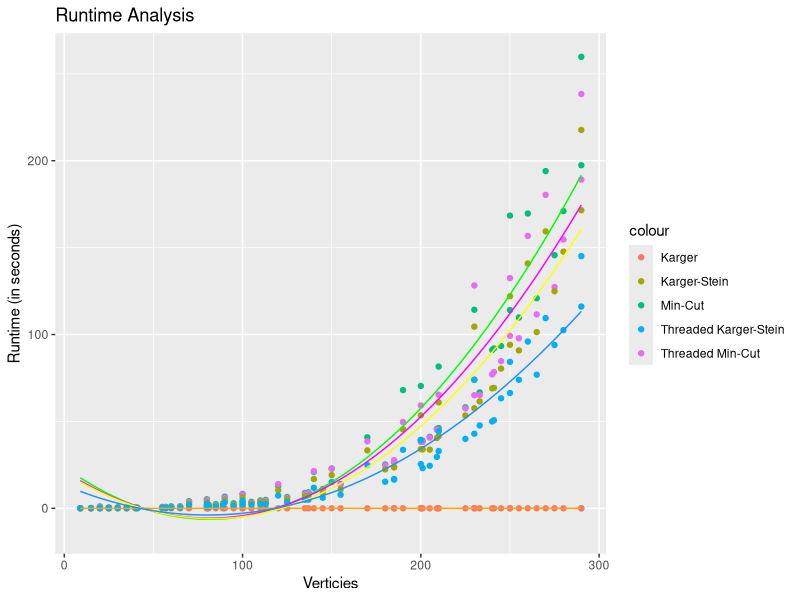

This figure's R source:
library(ggplot2)

v <- c(20, 70, 80, 90, 100, 120, 140, 150, 170, 190, 200, 210, 230, 250, 260, 270, 290, 15, 25, 35, 55, 65, 85, 95, 125, 135, 155, 185, 205, 225, 245, 255, 265, 275, 20, 30, 40, 60, 80, 100, 110, 180, 200, 210, 230, 240, 250, 280, 290, 9, 25, 41, 57, 81, 89, 105, 113, 137, 145, 185, 201, 209, 233, 241)
karger <- c(0.015, 0.017, 0.012, 0.015, 0.016, 0.02, 0.02, 0.02, 0.022, 0.024, 0.029, 0.03, 0.042, 0.031, 0.029, 0.035, 0.036, 0.012, 0.005, 0.005, 0.006, 0.004, 0.009, 0.009, 0.01, 0.011, 0.014, 0.016, 0.015, 0.019, 0.023, 0.023, 0.025, 0.035, 0.006, 0.007, 0.004, 0.007, 0.008, 0.01, 0.01, 0.017, 0.014, 0.021, 0.02, 0.017, 0.021, 0.021, 0.024, 0.022, 0.009, 0.007, 0.005, 0.008, 0.008, 0.009, 0.007, 0.013, 0.015, 0.011, 0.016, 0.017, 0.028, 0.019)
mincut <- c(1.097, 4.097, 5.211, 6.708, 8.286, 12.943, 20.954, 22.949, 40.863, 68.052, 70.431, 81.572, 114.242, 168.426, 169.663, 194.038, 259.768, 0.223, 0.409, 0.302, 0.805, 1.171, 2.42, 2.902, 6.539, 8.843, 13.953, 27.056, 41.13, 58.119, 93.411, 109.786, 120.899, 145.65, 0.297, 0.619, 0.49, 1.128, 2.003, 3.348, 4.547, 25.228, 39.435, 46.196, 73.941, 91.122, 114.089, 171.047, 197.421, 0.077, 0.378, 0.363, 0.831, 2.128, 2.771, 3.753, 4.844, 9.241, 11.13, 26.953, 38.832, 45.703, 66.68, 92.011)
tmincut <- c(0.913, 3.604, 4.706, 6.145, 7.95, 13.962, 21.367, 22.722, 38.548, 49.649, 59.206, 65.365, 128.241, 132.488, 156.733, 180.355, 238.412, 0.118, 0.331, 0.242, 0.663, 1.003, 1.87, 2.127, 6.058, 8.291, 13.475, 26.616, 40.7, 57.499, 84.719, 97.859, 111.59, 127.336, 0.274, 0.354, 0.396, 0.691, 1.377, 2.816, 4.056, 24.779, 38.185, 44.715, 65.108, 77.064, 99.259, 154.667, 189.16, 0.088, 0.406, 0.311, 0.579, 1.285, 2.227, 3.326, 4.302, 8.71, 10.662, 27.696, 38.227, 45.367, 65.149, 78.457)
ks <- c(0.433, 2.689, 3.609, 4.785, 6.192, 10.442, 16.836, 19.139, 33.349, 45.444, 53.53, 60.985, 104.534, 122.044, 140.913, 159.389, 217.724, 0.105, 0.3, 0.188, 0.406, 0.606, 1.473, 1.85, 5.25, 7.163, 10.903, 23.547, 33.752, 53.438, 80.415, 90.852, 101.401, 124.918, 0.25, 0.202, 0.41, 0.553, 1.149, 2.313, 3.555, 22.414, 34.089, 41.557, 57.572, 69.008, 94.116, 147.691, 171.514, 0.068, 0.208, 0.27, 0.44, 1.1, 1.692, 2.875, 3.463, 7.059, 8.623, 23.868, 33.908, 40.402, 61.504, 69.268)
tks <- c(0.227, 1.925, 2.617, 3.399, 4.394, 7.361, 11.827, 15.146, 24.932, 33.665, 39.141, 44.375, 74.016, 84.297, 95.978, 109.451, 145.101, 0.053, 0.095, 0.078, 0.247, 0.381, 0.989, 1.296, 3.609, 4.99, 7.802, 16.512, 24.485, 39.938, 63.316, 73.961, 76.889, 93.997, 0.072, 0.052, 0.101, 0.287, 0.744, 1.531, 2.354, 15.3, 25.471, 32.945, 42.933, 49.989, 66.352, 102.537, 116.114, 0.055, 0.09, 0.106, 0.248, 0.732, 1.139, 1.97, 2.411, 4.99, 6.084, 16.865, 23.171, 29.596, 47.698, 50.709)
length(v)
length(ks)

library(ggplot2)
df <- data.frame(v, karger, mincut, tmincut, ks, tks)
ggplot(df, aes(v, xlab = "RunTime", ylab = "Number of Verticies"))+ggtitle("Runtime Analysis") +
  xlab("Verticies")+ylab("Runtime (in seconds)")+
  geom_point(aes(y = karger, col = "Karger")) + 
  geom_point(aes(y = mincut, col = "Min-Cut")) + 
  geom_point(aes(y = tmincut, col = "Threaded Min-Cut")) + 
  geom_point(aes(y = ks, col = "Karger-Stein")) + 
  geom_point(aes(y = tks, col = "Threaded Karger-Stein")) +
  geom_smooth(aes(y = karger), method = "lm", formula=y~x, fill = NA, size=0.5, color = "orange") +
  geom_smooth(aes(y = mincut), method="lm", se=TRUE, fill=NA, formula=y ~ poly(x, 2, raw=TRUE),size=0.5,colour="green") +
  geom_smooth(aes(y = tmincut), method="lm", se=TRUE, fill=NA, formula=y ~ poly(x, 2, raw=TRUE),size=0.5,colour="magenta1") +
  geom_smooth(aes(y = ks), method="lm", se=TRUE, fill=NA, formula=y ~ poly(x, 2, raw=TRUE),size=0.5,colour="yellow")+
  geom_smooth(aes(y = tks), method = "lm", formula=y~ poly(x, 2, raw=TRUE), fill = NA, size=0.5, color = "dodgerblue1")

